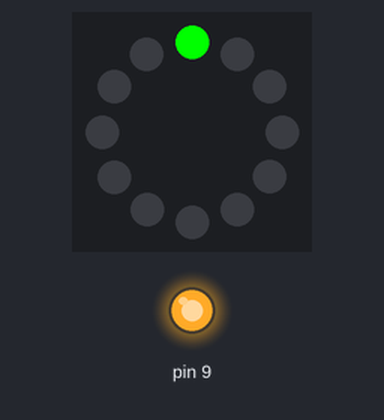
A sketch run on a simulated Arduino Uno, built with avr-gcc and run on an emulated ATmega328P. On the bench: 12 RGB LEDs in a ring, first at the top, clockwise, output pins drawn as LEDs (lit = HIGH).

Above: at 0.01 s.
At 5.0 s:
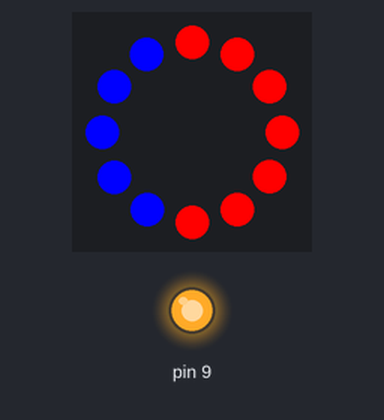
At 9.99 s:
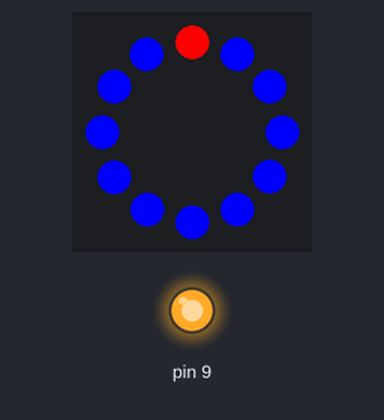
At 19.82 s:
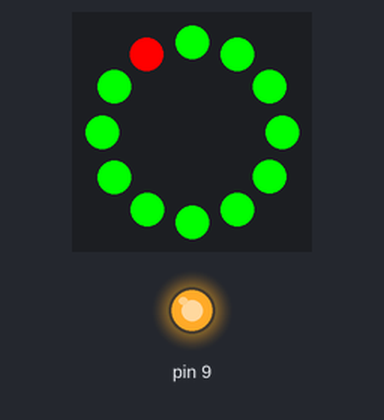
At 29.81 s:
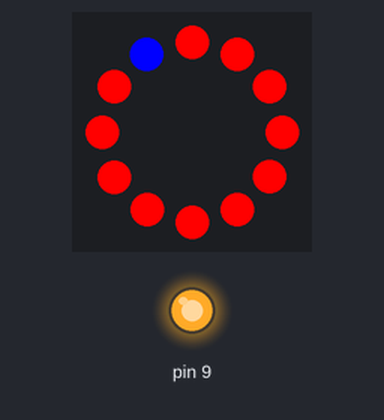
At 39.79 s:
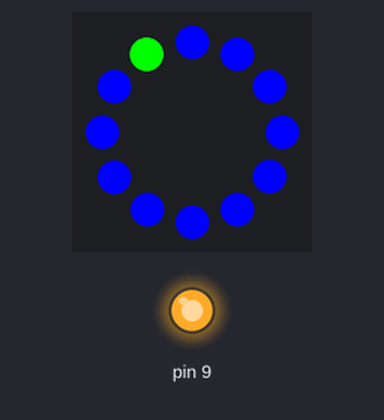

The sketch:

NeoPixelTest.ino
```cpp
// Quick test program for 12pixel NeoPixel Ring Console 11

#include <Adafruit_NeoPixel.h>
#ifdef __AVR__
#include <avr/power.h>
#endif

// port of connection and number of pixels
#define PORT 8
#define NUMPIXELS 12

// Parameter 1 = number of pixels in strip
// Parameter 2 = Arduino pin number (most are valid)
// Parameter 3 = pixel type flags, ADD TOGETHER AS NEEDED:
//   NEO_KHZ800  800 KHz bitstream (most NeoPixel products w/WS2812 LEDs)
//   NEO_KHZ400  400 KHz (classic 'v1' (not v2) FLORA pixels, WS2811 drivers)
//   NEO_GRB     Pixels are wired for GRB bitstream (most NeoPixel products)
//   NEO_RGB     Pixels are wired for RGB bitstream (v1 FLORA pixels, not v2)
Adafruit_NeoPixel ring = Adafruit_NeoPixel(NUMPIXELS, PORT, NEO_GRB + NEO_KHZ800);

void setup() {
  ring.begin();
  ring.show(); // show makes them show their current setting. by default this is off

  pinMode(9, OUTPUT);
  digitalWrite(9, HIGH);
}

void loop() {
  // For a set of NeoPixels the first NeoPixel is 0, second is 1, all the way up to the count of pixels minus one.

  for (int i = 0; i < 3 * NUMPIXELS; i++) {

    // pixels.Color takes RGB values, from 0,0,0 up to 255,255,255
    if (i < NUMPIXELS)
      ring.setPixelColor(i, ring.Color(0, 255, 0)); // Moderately bright green color.

    else if (i < 2 * NUMPIXELS)
      ring.setPixelColor(i - NUMPIXELS, ring.Color(0, 0, 255)); // Moderately bright green color.

    else
      ring.setPixelColor(i - 2 * NUMPIXELS, ring.Color(255, 0, 0)); // Moderately bright green color.

    ring.show(); // This sends the updated pixel color to the hardware.

    delay(75); // Delay for a period of time (in milliseconds).

  }

}
```
